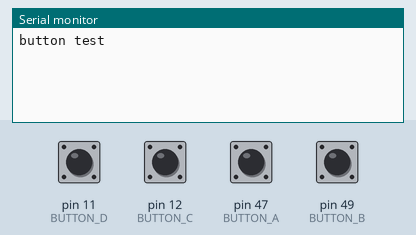
A sketch run on a simulated Arduino Mega 2560, built with avr-gcc and run on an emulated ATmega2560. Parts: the last lines printed to the serial monitor. The inputs (shaded band) are chosen by the test bench; at power-on: pin 11 (BUTTON_D), pin 12 (BUTTON_C), pin 47 (BUTTON_A), pin 49 (BUTTON_B) HIGH.

Above: at 1.2 s.
1.3 s: pin 11 (BUTTON_D) pulled LOW for 0.15 s
At 2.5 s:
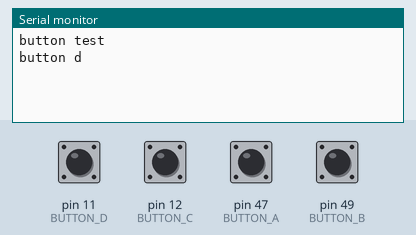
2.9 s: pin 12 (BUTTON_C) pulled LOW for 0.15 s
At 3.7 s:
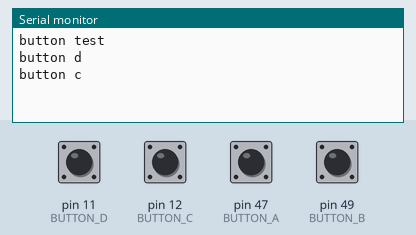
4.5 s: pin 47 (BUTTON_A) pulled LOW for 0.15 s
At 5.8 s:
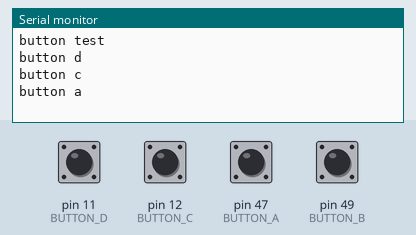
6.1 s: pin 49 (BUTTON_B) pulled LOW for 0.15 s
At 7.3 s:
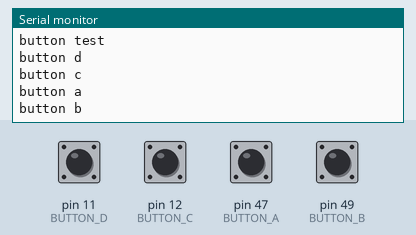

The sketch:

button_driver.ino
```cpp
/************************* button io *************************/
#define BUTTON_A        47
#define BUTTON_B        49
#define BUTTON_C        12
#define BUTTON_D        11

void setup() {
  // put your setup code here, to run once:
  Serial.begin(115200);
  Serial.print( "button test\r\n" );
  pinMode(BUTTON_A,INPUT_PULLUP);
  pinMode(BUTTON_B,INPUT_PULLUP);
  pinMode(BUTTON_C,INPUT_PULLUP);
  pinMode(BUTTON_D,INPUT_PULLUP);
}

void loop() {
  // put your main code here, to run repeatedly:
  if(digitalRead(BUTTON_A) == LOW){
    delay(10);                              // <! delay
     if(digitalRead(BUTTON_A) == LOW){
      while(digitalRead(BUTTON_A) == LOW);
      Serial.print("button a\r\n");
     }
  }
  if(digitalRead(BUTTON_B) == LOW){
    delay(10);                              // <! delay
     if(digitalRead(BUTTON_B) == LOW){
      while(digitalRead(BUTTON_B) == LOW);
      Serial.print("button b\r\n");
     }
  }
  if(digitalRead(BUTTON_C) == LOW){
    delay(10);                              // <! delay
     if(digitalRead(BUTTON_C) == LOW){
      while(digitalRead(BUTTON_C) == LOW);
      Serial.print("button c\r\n");
     }
  }
  if(digitalRead(BUTTON_D) == LOW){
    delay(10);                              // <! delay
     if(digitalRead(BUTTON_D) == LOW){
      while(digitalRead(BUTTON_D) == LOW);
      Serial.print("button d\r\n");
     }
  }
}
```

Measured:
- after the input at 1.3 s, the serial monitor: prints a new line after 0.15 s (image 1)
- after the input at 2.9 s, the serial monitor: prints a new line after 0.15 s (image 2)
- after the input at 4.5 s, the serial monitor: prints a new line after 0.15 s (image 3)
- after the input at 6.1 s, the serial monitor: prints a new line after 0.15 s (image 4)
